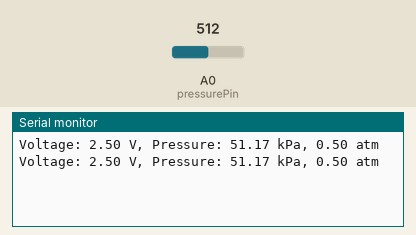
Recording of a sketch running on a simulated Arduino Uno, built with avr-gcc and run on an emulated ATmega328P. Shown: the last lines printed to the serial monitor. The test bench sets the inputs (shaded band); at power-on: A0 (pressurePin) = 512.

Above: at 1.8 s.
1.9 s: A0 (pressurePin) set to 716
At 2.8 s:
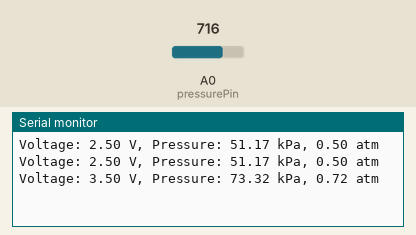
3.4 s: A0 (pressurePin) set to 900
At 4.8 s:
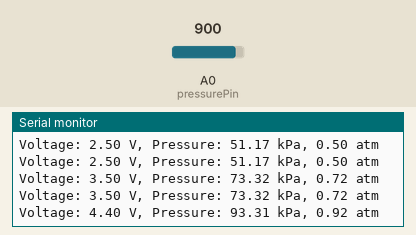
Timing chart, 0 to 6.4 s (numbered marks = the images above; inputs shaded):
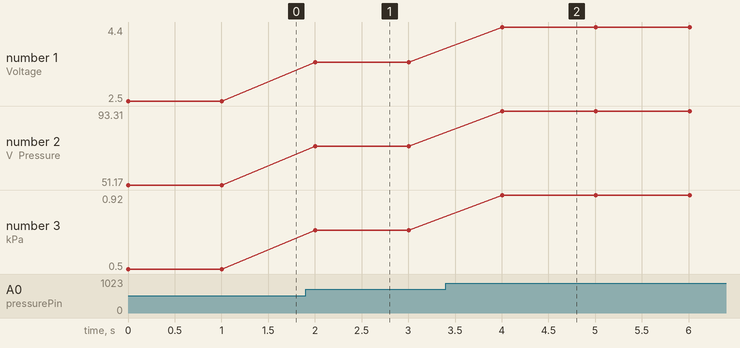

The sketch:

Pressure_sensor.ino
```cpp
#define kpa2atm 0.00986923267

int pressurePin = 0;
int val;
float voltage;
float pkPa;
float pAtm;

void setup()
{
  Serial.begin(9600);
  pinMode(pressurePin, INPUT);
}

void loop()
{
  val = analogRead(pressurePin);  // Read the analog input (0 to 1023)

  voltage = (val / 1023.0) * 5.0;  // Convert analog reading to voltage (0 to 5V)

  pkPa = (voltage - 0.2) / 0.045;

  pAtm = kpa2atm * pkPa;

  Serial.print("Voltage: ");
  Serial.print(voltage);
  Serial.print(" V, ");

  Serial.print("Pressure: ");
  Serial.print(pkPa);
  Serial.print(" kPa, ");

  Serial.print(pAtm);
  Serial.println(" atm");

  delay(1000);
}
```

Measured:
- after the input at 1.9 s, the serial monitor: prints a new line after 0.10 s (image 1)
- after the input at 3.4 s, the serial monitor: prints a new line after 0.61 s (image 2)
- plotted number 1: 2.5 → 3.5 after the input at 1.9 s, 3.5 → 4.4 after the input at 3.4 s
- plotted number 2: 51.17 → 73.32 after the input at 1.9 s, 73.32 → 93.31 after the input at 3.4 s
- plotted number 3: 0.5 → 0.72 after the input at 1.9 s, 0.72 → 0.92 after the input at 3.4 s
